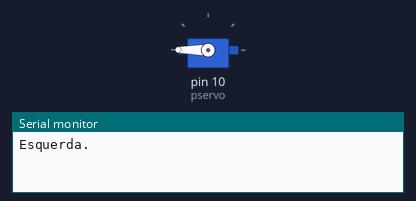
Bench run of a sketch on a simulated Arduino Uno, built with avr-gcc and run on an emulated ATmega328P. Parts: servo, the last lines printed to the serial monitor.

Above: at 0.05 s.
At 2.05 s:
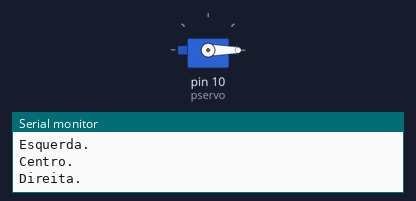
At 4.0 s:
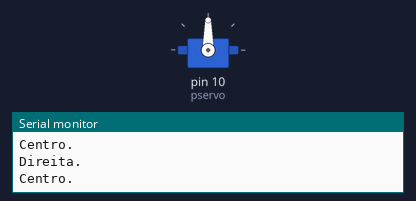
Timing chart, 0 to 5.2 s (numbered marks = the images above):
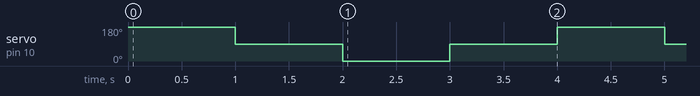

The sketch:

11_servo-automatico.ino
```cpp
#include <Servo.h>

#define pservo 10

Servo servo;

void setup() {
  Serial.begin(9600);
  servo.attach(pservo);
  servo.write(90); // Inicia o servo no centro (90 graus)
}

void loop() {
  // Move para a esquerda
  servo.write(180);
  Serial.println("Esquerda.");
  delay(1000);

  // Volta para o centro
  servo.write(90);
  Serial.println("Centro.");
  delay(1000);

  // Move para a direita
  servo.write(0);
  Serial.println("Direita.");
  delay(1000);

  // Volta para o centro
  servo.write(90);
  Serial.println("Centro.");
  delay(1000);
}
```

Measured:
- by itself, servo on pin 10 (pservo): repeats every 4.0 s: 0° 1.0 s, 90° 1.0 s, 180° 1.0 s, 90° 1.0 s
